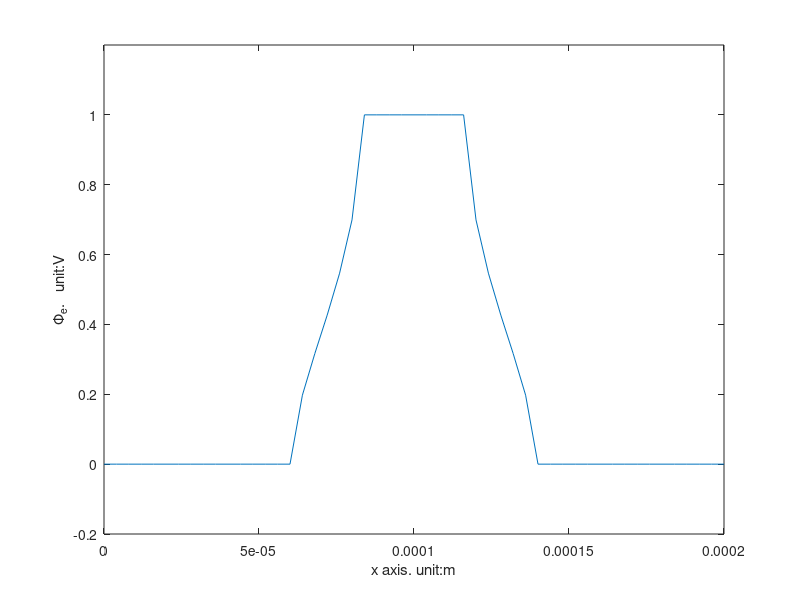
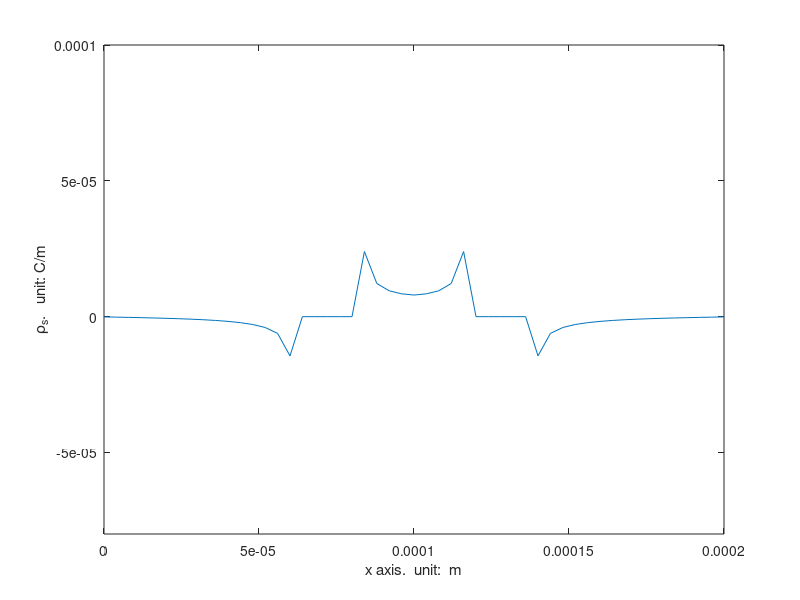
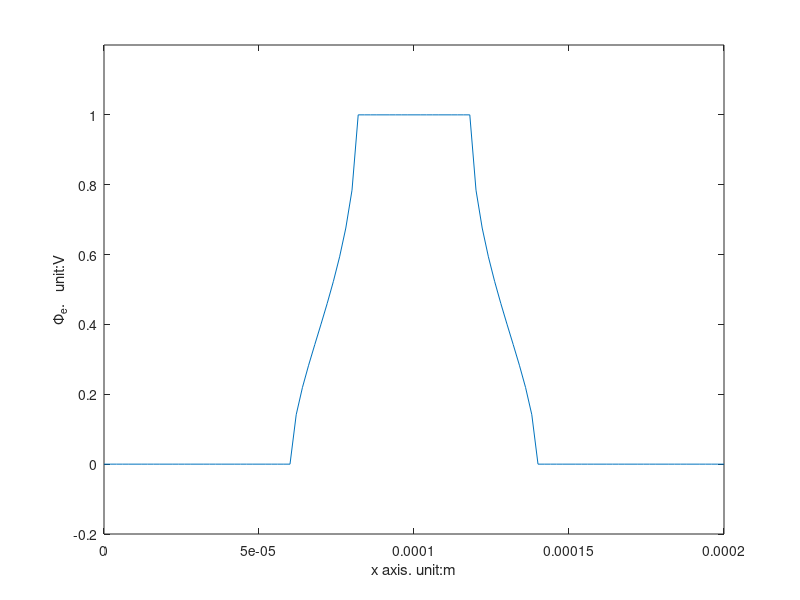
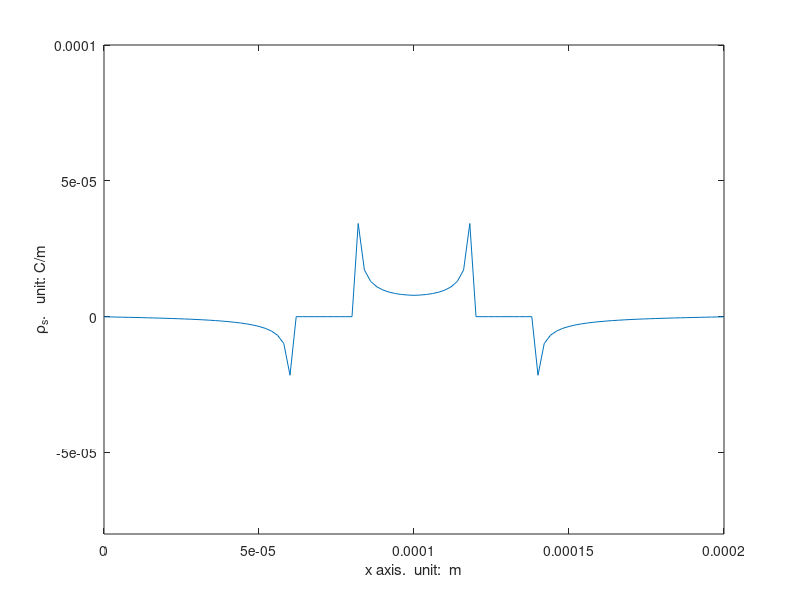

The MATLAB source for these figures, in order:
W=40e-6; % unit:m
d1=100e-6;
S=20e-6;
m=60e-6;
er_xx=43;
er_yy=28;

c=2.99792458e8;  % m/s
u0=4*pi*1e-7;   %H/m
e0=1/c/c/u0;


V0=1;      % Voltage on metal (unit:V)
Vg=0;       % ground bonding Voltage
weight=2*m+2*S+W;

h_dis=[4 2 1 1/2 1/4]*1e-6;    % step h for densest meshes /um
er_eff=zeros(size(h_dis));  % effective permittivity
Z0=zeros(size(h_dis));    % impedance
for num_dis=1:length(h_dis);
    
    %%-------------------------------------------------------------------------
    % Discretization
    h=h_dis(num_dis);    % Diecretization step (unit:1)
    x=0:h:weight/2;    % use the 1/2 symmetry
    x_total=0:h:weight;
    
    LocReg=[round(m/h+1) round((m+S)/h+1) round(x(end)/h+1)];   % the location of different region
    
    
    %%------------------------------------------------------------------------
    % Initialization
    
    phi_mL=zeros(1,LocReg(1));     % the known potential phi along interface
    phi_W=V0*ones(1,LocReg(3)-LocReg(2));
    rho_SL=zeros(1,LocReg(2)-LocReg(1)); % the known charge density rho along interface
    
    N=length(x);
    k=1:N;
    T=zeros(N,N);
    gamma_k=(k-1/2)/(N+1/2)*pi;     % gamma of k
    lambda_k=abs(2*sin(gamma_k/2));  % sqare root of eigen value
    for i=1:N
        T(i,:)=sqrt(2/(N+1/2))*sin(i.*gamma_k); % eigenvectors to T
    end
    %%---------------------------------------------------------------------
    % anisotropic structure
    C_yx=sqrt(er_yy/er_xx); % the constant added for anisotropic material
    
    A1_diag=C_yx*h./lambda_k.*tanh(lambda_k/C_yx/h*d1); % diagonal elements of A1 and A2
    A2_diag=-C_yx*h./lambda_k*1;
    inv_A1=diag(1./A1_diag);   % inverse of diagonal matrix
    inv_A2=diag(1./A2_diag);
    G=er_yy*T*inv_A1*T'-T*inv_A2*T';    % G
    
    G5=G((LocReg(1)+1):LocReg(2),(LocReg(1)+1):LocReg(2));
    G6=G((LocReg(1)+1):LocReg(2),(LocReg(2)+1):LocReg(3));
    
    phi_SL=-inv(G5)*G6*phi_W';  % calculated potential for the unknown interval
    phi=[phi_mL phi_SL' phi_W];
    rho_mL=e0*G(1:LocReg(1),:)*phi';
    rho_W=e0*G(LocReg(2)+1:LocReg(3),:)*phi';
    rho=[rho_mL' rho_SL rho_W'];
    Q=0;
    for i=1:length(rho_W)-1
         Q=Q+h/2*(rho_W(i)+rho_W(i+1)); % trapezoidal rule for integral
    end
    Q=Q*2;
    C=Q/V0;
    %%------------------------------------------------------------------------
    % corresponding air-filled structure;
    A1_diag_af=h./lambda_k.*tanh(lambda_k/h*d1);
    A2_diag_af=-h./lambda_k*1;
    inv_A1_af=diag(1./A1_diag_af);
    inv_A2_af=diag(1./A2_diag_af);
    G_af=T*inv_A1_af*T'-T*inv_A2_af*T';
    
    G5_af=G_af((LocReg(1)+1):LocReg(2),(LocReg(1)+1):LocReg(2));
    G6_af=G_af((LocReg(1)+1):LocReg(2),(LocReg(2)+1):LocReg(3));
    
    phi_SL_af=-inv(G5_af)*G6_af*phi_W';
    phi_af=[phi_mL phi_SL_af' phi_W];
    rho_mL_af=e0*G_af(1:LocReg(1),:)*phi_af';
    rho_W_af=e0*G_af(LocReg(2)+1:LocReg(3),:)*phi_af';
    rho_af=[rho_mL_af' rho_SL rho_W_af'];
    Q_af=0;
    for i=1:length(rho_W_af)-1
        Q_af=Q_af+h/2*(rho_W_af(i)+rho_W_af(i+1));
    end
    Q_af=Q_af*2;
    Ca=Q_af/V0;
    
    er_eff(num_dis)=C/Ca;     % effective permittivity
    Z0(num_dis)=sqrt(u0*e0/Ca/C);     % impedance
    
    
    phi_total=[phi phi(end-1:-1:1)];  % 1/2 symnmetry
    rho_total=[rho rho(end-1:-1:1)];
    figure(2*num_dis-1) % plot of potential
    plot(x_total,phi_total);
    axis([0 2e-4 -0.2 1.2]);
    xlabel('x axis. unit:m');
    ylabel('\Phi_e.   unit:V');
    
    figure(2*num_dis)   % plot of charge density
    plot(x_total,rho_total);
    axis([0 2e-4 -8e-5 10e-5]);
    xlabel('x axis.  unit:  m');
    ylabel('\rho_s.   unit: C/m');
end

figure()    % Z0 vs. h steps
plot(h_dis,Z0,'-',h_dis,Z0,'o')
set(gca,'XDir','reverse'); 
xlabel('Discretization step h');
ylabel('Z_0 / \Omega');

figure()    % relative permittivity vs. h steps
plot(h_dis,er_eff,'-',h_dis,er_eff,'o');
set(gca,'XDir','reverse'); 
xlabel('Discretization step h');
ylabel('\epsilon_r_e_f_f');
